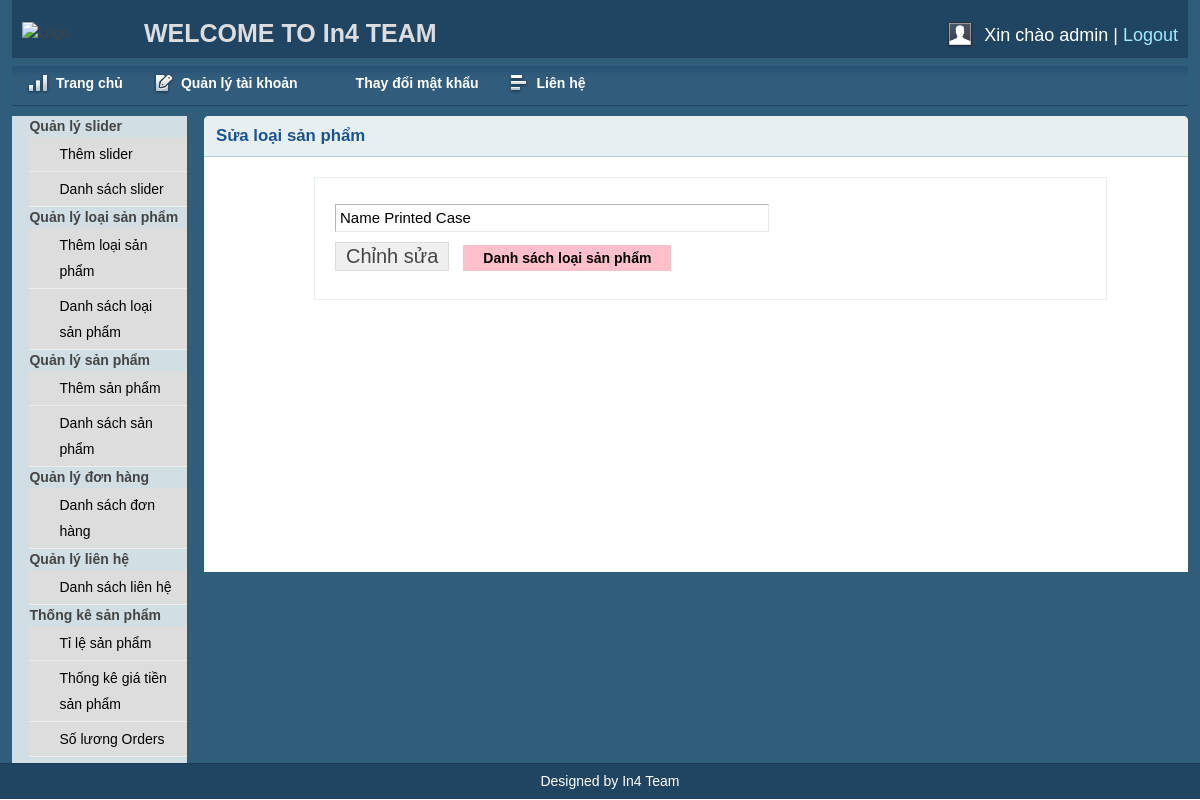
/admin/catedit.php?catid=1 (signed in), run on an earlier commit of the app's database.
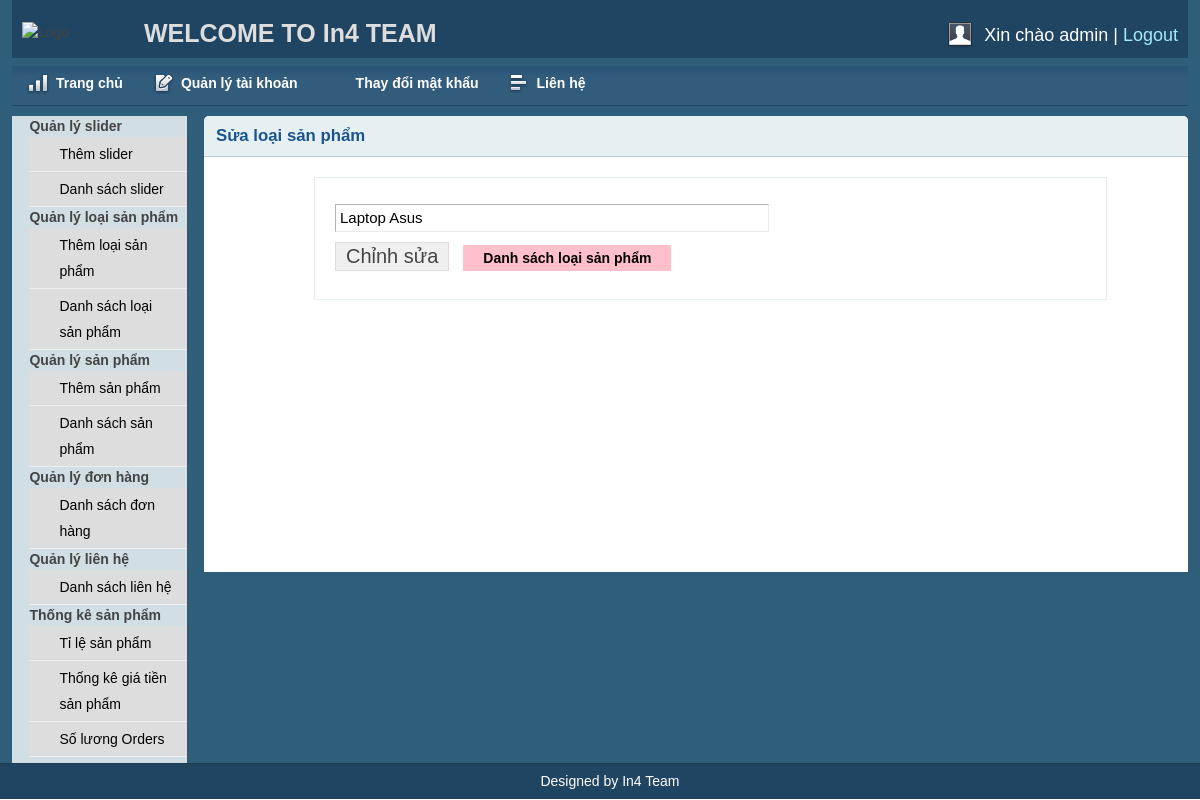
And on a later commit of the database.
### tables this page shows
CREATE TABLE `category` (
  `id` int(11) NOT NULL,
  `cate_name` varchar(255) NOT NULL,
  `status` int(11) NOT NULL DEFAULT 1
);

### lib/database.php (called while the page is built, shortened)
<?php
	class Database{
		public $host = "localhost";
		public $user = "root";
		public $pass = "";
		public $dbname = "shopcase";
		public $link ;
		public function connectDB(){
			$this->link = new mysqli($this->host,$this->user,$this->pass,$this->dbname);
		}
		public function select($query){
			$result = $this->link->query($query) or die($this->link->error.__LINE__);
			if($result->num_rows > 0){
				return $result;
			}else{
				return false;
			}
		}
	}
?>

### model/mcategory.php (called while the page is built, shortened)
<?php
	$url = $_SERVER['REQUEST_URI'];
	if (strlen(strstr($url,"admin")) > 0) {
		include_once"../lib/database.php";
	}else{
		include_once"./lib/database.php";
	}
?>
<?php
	class category{
		public static function getcatebyId($id){
			$db = new Database();
			$query = "select * from category where id = $id";
			$ketqua = $db->select($query);
			return $ketqua;
		}
	}
?>

### admin/catedit.php (the view, shortened to what this page needs)
<?php include 'inc/header.php';?>
<?php include 'inc/sidebar.php';?>
<?php include_once"../model/mcategory.php"; ?>
<?php
	if(!isset($_GET['catid'])|| $_GET['catid']==null){
		echo "<script>window.location='catlist.php'</script>";
	}else{
		$id = $_GET['catid'];
	}
?>
<div class="grid_10">
    <div class="box round first grid">
        <h2>Sửa loại sản phẩm</h2>
        <div class="block copyblock">
			<?php
				$get_cate_name = category::getcatebyId($id);
				if($get_cate_name):
					while($result = $get_cate_name->fetch_assoc()):
			?>
            <form action="" method="post">
            <table class="form">
                <tr>
                    <td>
                        <input type="text" name="cate_name" placeholder="Tên loại sản phẩm mới..." class="medium" required value="<?php if(isset($cate_name)){ echo $cate_name;} else {echo $result['cate_name'];} ?>"/>
                    </td>
                </tr>
                <tr>
                    <td>
                        <input type="submit" name="submit" Value="Chỉnh sửa" />&emsp;<a href="catlist.php" style=" background-color: pink;padding: 5px 20px;" href="">Danh sách loại sản phẩm</a>
                    </td>
                </tr>
            </table>
            </form>
			<?php endwhile; endif; ?>
        </div>
    </div>
</div>
<?php include 'inc/footer.php';?>

What changed in the data, as far as the page shows it:
changed category: cate_name "Name Printed Case" → "Laptop Asus"
